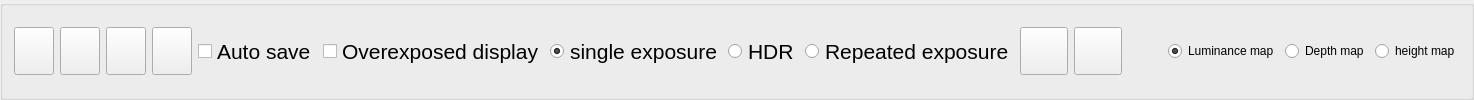
      <widget class="QGroupBox" name="groupBox_push_button">
       <property name="title">
        <string/>
       </property>
       <layout class="QHBoxLayout" name="horizontalLayout_4">
        <item>
         <widget class="QPushButton" name="pushButton_capture_continuous">
          <property name="maximumSize">
           <size>
            <width>48</width>
            <height>48</height>
           </size>
          </property>
          <property name="text">
           <string/>
          </property>
          <property name="icon">
           <iconset resource="dexforce_camera_gui.qrc">
            <normaloff>:/dexforce_camera_gui/image/video_start.png</normaloff>
            <normalon>:/dexforce_camera_gui/image/video_stop.png</normalon>:/dexforce_camera_gui/image/video_start.png</iconset>
          </property>
          <property name="iconSize">
           <size>
            <width>32</width>
            <height>32</height>
           </size>
          </property>
         </widget>
        </item>
        <item>
         <widget class="QPushButton" name="pushButton_capture_one_frame">
          <property name="maximumSize">
           <size>
            <width>48</width>
            <height>48</height>
           </size>
          </property>
          <property name="text">
           <string/>
          </property>
          <property name="icon">
           <iconset resource="dexforce_camera_gui.qrc">
            <normaloff>:/dexforce_camera_gui/image/capture.png</normaloff>:/dexforce_camera_gui/image/capture.png</iconset>
          </property>
          <property name="iconSize">
           <size>
            <width>32</width>
            <height>32</height>
           </size>
          </property>
         </widget>
        </item>
        <item>
         <widget class="QPushButton" name="pushButton_save_as">
          <property name="maximumSize">
           <size>
            <width>48</width>
            <height>48</height>
           </size>
          </property>
          <property name="text">
           <string/>
          </property>
          <property name="icon">
           <iconset resource="dexforce_camera_gui.qrc">
            <normaloff>:/dexforce_camera_gui/image/save.png</normaloff>:/dexforce_camera_gui/image/save.png</iconset>
          </property>
          <property name="iconSize">
           <size>
            <width>32</width>
            <height>32</height>
           </size>
          </property>
         </widget>
        </item>
        <item>
         <widget class="QPushButton" name="pushButton_open_folder">
          <property name="maximumSize">
           <size>
            <width>48</width>
            <height>48</height>
           </size>
          </property>
          <property name="text">
           <string/>
          </property>
          <property name="icon">
           <iconset resource="dexforce_camera_gui.qrc">
            <normaloff>:/dexforce_camera_gui/image/folder.png</normaloff>:/dexforce_camera_gui/image/folder.png</iconset>
          </property>
          <property name="iconSize">
           <size>
            <width>32</width>
            <height>32</height>
           </size>
          </property>
         </widget>
        </item>
        <item>
         <widget class="QCheckBox" name="checkBox_auto_save">
          <property name="font">
           <font>
            <pointsize>16</pointsize>
           </font>
          </property>
          <property name="text">
           <string>Auto save</string>
          </property>
         </widget>
        </item>
        <item>
         <widget class="QCheckBox" name="checkBox_over_exposure">
          <property name="font">
           <font>
            <pointsize>16</pointsize>
           </font>
          </property>
          <property name="text">
           <string>Overexposed display</string>
          </property>
         </widget>
        </item>
        <item>
         <layout class="QHBoxLayout" name="horizontalLayout_8">
          <item>
           <widget class="QRadioButton" name="radioButton_single_exposure">
            <property name="font">
             <font>
              <pointsize>16</pointsize>
             </font>
            </property>
            <property name="text">
             <string>single exposure</string>
            </property>
            <property name="checked">
             <bool>true</bool>
            </property>
            <attribute name="buttonGroup">
             <string notr="true">buttonGroup_exposure</string>
            </attribute>
           </widget>
          </item>
          <item>
           <widget class="QRadioButton" name="radioButton_hdr_exposure">
            <property name="font">
             <font>
              <pointsize>16</pointsize>
             </font>
            </property>
            <property name="text">
             <string>HDR</string>
            </property>
            <attribute name="buttonGroup">
             <string notr="true">buttonGroup_exposure</string>
            </attribute>
           </widget>
          </item>
          <item>
           <widget class="QRadioButton" name="radioButton_repetition_exposure">
            <property name="font">
             <font>
              <pointsize>16</pointsize>
             </font>
            </property>
            <property name="text">
             <string>Repeated exposure</string>
            </property>
            <attribute name="buttonGroup">
             <string notr="true">buttonGroup_exposure</string>
            </attribute>
           </widget>
          </item>
         </layout>
        </item>
        <item>
         <widget class="QPushButton" name="pushButton_test_accuracy">
          <property name="minimumSize">
           <size>
            <width>48</width>
            <height>48</height>
           </size>
          </property>
          <property name="text">
           <string/>
          </property>
          <property name="icon">
           <iconset resource="dexforce_camera_gui.qrc">
            <normaloff>:/dexforce_camera_gui/image/accuracy.png</normaloff>:/dexforce_camera_gui/image/accuracy.png</iconset>
          </property>
          <property name="iconSize">
           <size>
            <width>32</width>
            <height>32</height>
           </size>
          </property>
         </widget>
        </item>
        <item>
         <widget class="QPushButton" name="pushButton_calibrate_external_param">
          <property name="minimumSize">
           <size>
            <width>48</width>
            <height>48</height>
           </size>
          </property>
          <property name="text">
           <string/>
          </property>
          <property name="icon">
           <iconset resource="dexforce_camera_gui.qrc">
            <normaloff>:/dexforce_camera_gui/image/external_param.png</normaloff>:/dexforce_camera_gui/image/external_param.png</iconset>
          </property>
          <property name="iconSize">
           <size>
            <width>32</width>
            <height>32</height>
           </size>
          </property>
         </widget>
        </item>
        <item>
         <spacer name="horizontalSpacer">
          <property name="orientation">
           <enum>Qt::Horizontal</enum>
          </property>
          <property name="sizeHint" stdset="0">
           <size>
            <width>40</width>
            <height>20</height>
           </size>
          </property>
         </spacer>
        </item>
        <item>
         <layout class="QHBoxLayout" name="horizontalLayout_6">
          <item>
           <widget class="QRadioButton" name="radioButton_brightness">
            <property name="text">
             <string>Luminance map</string>
            </property>
            <property name="checked">
             <bool>true</bool>
            </property>
            <attribute name="buttonGroup">
             <string notr="true">buttonGroup_image</string>
            </attribute>
           </widget>
          </item>
          <item>
           <widget class="QRadioButton" name="radioButton_depth_color">
            <property name="text">
             <string>Depth map</string>
            </property>
            <attribute name="buttonGroup">
             <string notr="true">buttonGroup_image</string>
            </attribute>
           </widget>
          </item>
          <item>
           <widget class="QRadioButton" name="radioButton_height_color">
            <property name="text">
             <string>height map</string>
            </property>
            <attribute name="buttonGroup">
             <string notr="true">buttonGroup_image</string>
            </attribute>
           </widget>
          </item>
         </layout>
        </item>
       </layout>
      </widget>
